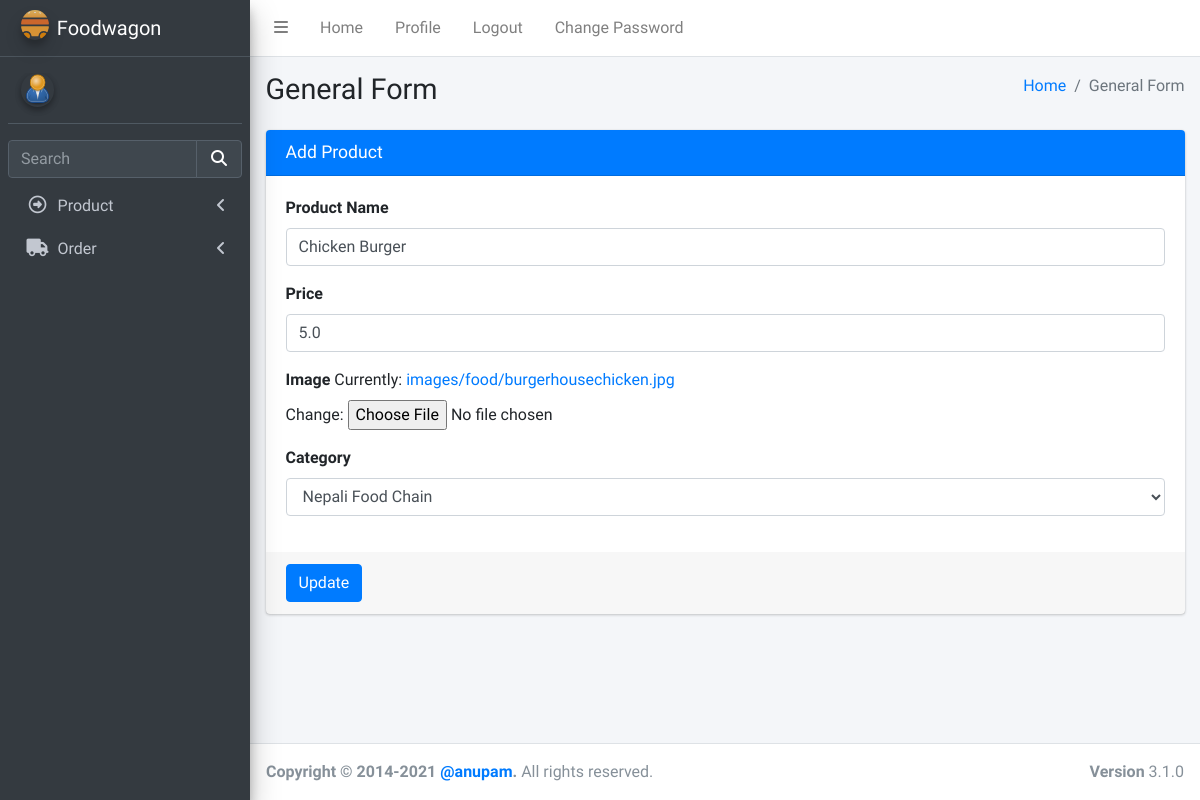
Screenshot of /product/29/ with the database file from the repository.
### product/models.py (models this page shows, shortened)
class Product(models.Model):
    name = models.CharField(max_length=100)
    price = models.FloatField(max_length=100)
    image = models.ImageField(upload_to="images/food/")
    trader = models.ForeignKey(User, on_delete=models.CASCADE)
    status = models.BooleanField(default=True)
    category = models.ForeignKey(Categories, on_delete=models.CASCADE)
    class Meta:
        unique_together = ("name", "trader")

### product/views.py (the view, shortened to what this page needs)
# urls.py: path("<int:id>/", views.update_product, name="updateproduct"),
def update_product(request, id):
    data = Product.objects.get(pk=id)
    fm = ProductAddForm(instance=data)
    return render(request, "admin/updateproduct.html", {"forms": fm})

### product/forms.py (shortened to what this page needs)
class ProductAddForm(forms.ModelForm):
    class Meta:
        model = Product
        fields = ["name", "price", "image", "category"]
        error_messages = {
            "name": {"required": ""},
            "price": {"required": ""},
            "image": {"required": ""},
            "category": {"required": ""},
        }
        widgets = {
            "name": forms.TextInput(
                attrs={
                    "class": "form-control",
                    "placeholder": "name",
                }
            ),
            "price": forms.NumberInput(
                attrs={
                    "class": "form-control",
                    "placeholder": "price",
                }
            ),
            "category": forms.Select(
                attrs={
                    "class": "form-control",
                }
            ),
        }

### product/models.py (called while the page is built)
    def __str__(self):
        return self.name

### templates/admin/updateproduct.html (shortened to what this page needs)
{%extends "admin/base.html" %} {% load static %}
{% block csspart %}
<link rel="stylesheet" href="{%static 'plugins/fontawesome-free/css/all.min.css' %}" />
<link rel="stylesheet" href="{%static 'dist/css/adminlte.min.css' %}" />
</head>
{% endblock csspart %}
{%block bodycontent%}
<body class="hold-transition sidebar-mini">
  <div class="wrapper">
    <div class="content-wrapper">
      <section class="content-header">
        <div class="container-fluid">
          <div class="row mb-2">
            <div class="col-sm-6">
              <h1>General Form</h1>
            </div>
            <div class="col-sm-6">
              <ol class="breadcrumb float-sm-right">
                <li class="breadcrumb-item"><a href="#">Home</a></li>
                <li class="breadcrumb-item active">General Form</li>
              </ol>
            </div>
          </div>
        </div>
      </section>
      <section class="content">
        <div class="container-fluid">
          <div class="row">
            <div class="col-md-12">
              <div class="card card-primary">
                <div class="card-header">
                  <h3 class="card-title">Add Product</h3>
                </div>
                <form method="POST" action="" enctype="multipart/form-data" novalidate>
                  <div class="card-body">
                    <div class="form-group">
                      <label for="exampleInputEmail1">Product Name</label>
                      {{forms.name}}
                    </div>
                    <div class="form-group">
                      <label for="exampleInputPassword1">Price</label>
                      {{forms.price}}
                    </div>
                    <div class="form-group">
                      <label for="exampleInputPassword1">Image</label>
                      {{forms.image}}
                    </div>
                    <div class="form-group">
                      <label for="exampleInputPassword1">Category</label>
                      {{forms.category}}
                    </div>
                  </div>
                  <div class="card-footer">
                    <button type="submit" class="btn btn-primary">
                      Update
                    </button>
                  </div>
                </form>
              </div>
            </div>
          </div>
        </div>
      </section>
    </div>
    {%endblock bodycontent%}

### rows the page displays
Product: name "Chicken Burger", price "5.0", category "Nepali Food Chain"
